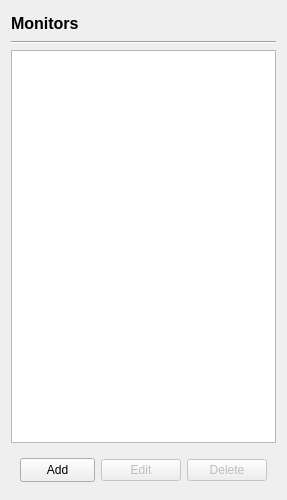
<?xml version="1.0" encoding="UTF-8"?>
<ui version="4.0">
 <class>MonitorsPage</class>
 <widget class="QWidget" name="MonitorsPage">
  <property name="geometry">
   <rect>
    <x>0</x>
    <y>0</y>
    <width>283</width>
    <height>500</height>
   </rect>
  </property>
  <property name="windowTitle">
   <string>Form</string>
  </property>
  <layout class="QVBoxLayout" name="verticalLayout">
   <property name="bottomMargin">
    <number>9</number>
   </property>
   <item>
    <widget class="QLabel" name="title">
     <property name="minimumSize">
      <size>
       <width>0</width>
       <height>24</height>
      </size>
     </property>
     <property name="font">
      <font>
       <pointsize>12</pointsize>
       <bold>true</bold>
      </font>
     </property>
     <property name="text">
      <string>Monitors</string>
     </property>
    </widget>
   </item>
   <item>
    <widget class="Line" name="line">
     <property name="orientation">
      <enum>Qt::Horizontal</enum>
     </property>
    </widget>
   </item>
   <item>
    <widget class="QListWidget" name="list"/>
   </item>
   <item>
    <widget class="QWidget" name="widget" native="true">
     <layout class="QHBoxLayout" name="horizontalLayout_4">
      <item>
       <spacer name="horizontalSpacer">
        <property name="orientation">
         <enum>Qt::Horizontal</enum>
        </property>
        <property name="sizeHint" stdset="0">
         <size>
          <width>0</width>
          <height>20</height>
         </size>
        </property>
       </spacer>
      </item>
      <item>
       <widget class="QToolButton" name="add">
        <property name="sizePolicy">
         <sizepolicy hsizetype="Fixed" vsizetype="Fixed">
          <horstretch>75</horstretch>
          <verstretch>24</verstretch>
         </sizepolicy>
        </property>
        <property name="minimumSize">
         <size>
          <width>75</width>
          <height>24</height>
         </size>
        </property>
        <property name="maximumSize">
         <size>
          <width>75</width>
          <height>24</height>
         </size>
        </property>
        <property name="text">
         <string>Add</string>
        </property>
        <property name="popupMode">
         <enum>QToolButton::InstantPopup</enum>
        </property>
       </widget>
      </item>
      <item>
       <widget class="QPushButton" name="edit">
        <property name="enabled">
         <bool>false</bool>
        </property>
        <property name="text">
         <string>Edit</string>
        </property>
       </widget>
      </item>
      <item>
       <widget class="QPushButton" name="delete_">
        <property name="enabled">
         <bool>false</bool>
        </property>
        <property name="text">
         <string>Delete</string>
        </property>
       </widget>
      </item>
     </layout>
    </widget>
   </item>
  </layout>
 </widget>
 <resources/>
 <connections/>
</ui>
